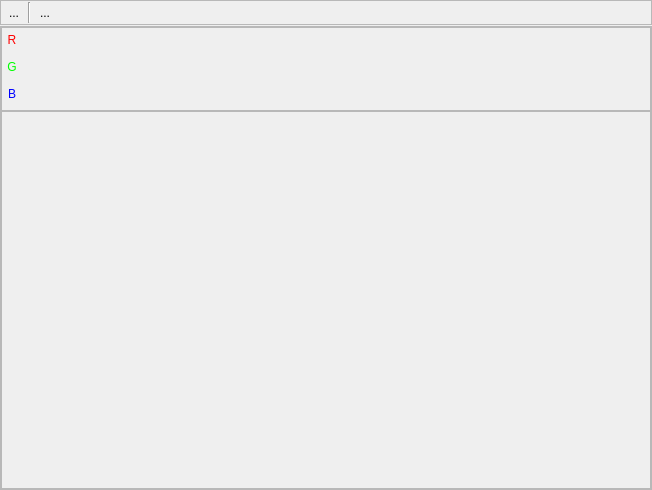
<?xml version="1.0" encoding="UTF-8"?>
<ui version="4.0">
 <class>ShWatchVector</class>
 <widget class="QWidget" name="ShWatchVector">
  <property name="geometry">
   <rect>
    <x>0</x>
    <y>0</y>
    <width>652</width>
    <height>490</height>
   </rect>
  </property>
  <property name="windowTitle">
   <string/>
  </property>
  <property name="windowIcon">
   <iconset resource="../../glslDevil.qrc">
    <normaloff>:/icons/icons/watch-icon_32.png</normaloff>:/icons/icons/watch-icon_32.png</iconset>
  </property>
  <layout class="QVBoxLayout">
   <property name="spacing">
    <number>1</number>
   </property>
   <property name="margin">
    <number>0</number>
   </property>
   <item>
    <widget class="QFrame" name="frame">
     <property name="maximumSize">
      <size>
       <width>16777215</width>
       <height>30</height>
      </size>
     </property>
     <property name="frameShape">
      <enum>QFrame::StyledPanel</enum>
     </property>
     <property name="frameShadow">
      <enum>QFrame::Raised</enum>
     </property>
     <layout class="QHBoxLayout">
      <property name="spacing">
       <number>2</number>
      </property>
      <property name="margin">
       <number>1</number>
      </property>
      <item>
       <widget class="QToolButton" name="tbShowMapping">
        <property name="toolTip">
         <string>Show Color Mapping</string>
        </property>
        <property name="text">
         <string>...</string>
        </property>
        <property name="icon">
         <iconset resource="../../glslDevil.qrc">
          <normaloff>:/icons/icons/watch-vector-mapping_32.png</normaloff>:/icons/icons/watch-vector-mapping_32.png</iconset>
        </property>
        <property name="checkable">
         <bool>true</bool>
        </property>
        <property name="checked">
         <bool>false</bool>
        </property>
        <property name="autoRaise">
         <bool>true</bool>
        </property>
       </widget>
      </item>
      <item>
       <widget class="Line" name="line">
        <property name="orientation">
         <enum>Qt::Vertical</enum>
        </property>
       </widget>
      </item>
      <item>
       <widget class="QToolButton" name="tbSaveImage">
        <property name="toolTip">
         <string>Save Image Data ...</string>
        </property>
        <property name="text">
         <string>...</string>
        </property>
        <property name="icon">
         <iconset resource="../../glslDevil.qrc">
          <normaloff>:/icons/icons/vector-view-save-as_32.png</normaloff>:/icons/icons/vector-view-save-as_32.png</iconset>
        </property>
        <property name="autoRaise">
         <bool>true</bool>
        </property>
       </widget>
      </item>
      <item>
       <spacer>
        <property name="orientation">
         <enum>Qt::Horizontal</enum>
        </property>
        <property name="sizeHint" stdset="0">
         <size>
          <width>40</width>
          <height>10</height>
         </size>
        </property>
       </spacer>
      </item>
     </layout>
    </widget>
   </item>
   <item>
    <widget class="QFrame" name="fContent">
     <property name="frameShape">
      <enum>QFrame::StyledPanel</enum>
     </property>
     <property name="frameShadow">
      <enum>QFrame::Raised</enum>
     </property>
     <layout class="QVBoxLayout" name="verticalLayout">
      <property name="spacing">
       <number>0</number>
      </property>
      <property name="margin">
       <number>0</number>
      </property>
      <item>
       <widget class="QFrame" name="fMapping">
        <property name="sizePolicy">
         <sizepolicy hsizetype="Preferred" vsizetype="Fixed">
          <horstretch>0</horstretch>
          <verstretch>0</verstretch>
         </sizepolicy>
        </property>
        <property name="maximumSize">
         <size>
          <width>16777215</width>
          <height>84</height>
         </size>
        </property>
        <property name="frameShape">
         <enum>QFrame::StyledPanel</enum>
        </property>
        <property name="frameShadow">
         <enum>QFrame::Raised</enum>
        </property>
        <layout class="QFormLayout" name="formLayout_2">
         <property name="fieldGrowthPolicy">
          <enum>QFormLayout::AllNonFixedFieldsGrow</enum>
         </property>
         <property name="horizontalSpacing">
          <number>0</number>
         </property>
         <property name="verticalSpacing">
          <number>0</number>
         </property>
         <property name="margin">
          <number>0</number>
         </property>
         <item row="4" column="0">
          <widget class="QLabel" name="label_3">
           <property name="minimumSize">
            <size>
             <width>20</width>
             <height>0</height>
            </size>
           </property>
           <property name="palette">
            <palette>
             <active>
              <colorrole role="WindowText">
               <brush brushstyle="SolidPattern">
                <color alpha="255">
                 <red>0</red>
                 <green>0</green>
                 <blue>255</blue>
                </color>
               </brush>
              </colorrole>
              <colorrole role="Text">
               <brush brushstyle="SolidPattern">
                <color alpha="255">
                 <red>0</red>
                 <green>0</green>
                 <blue>0</blue>
                </color>
               </brush>
              </colorrole>
              <colorrole role="ButtonText">
               <brush brushstyle="SolidPattern">
                <color alpha="255">
                 <red>0</red>
                 <green>0</green>
                 <blue>0</blue>
                </color>
               </brush>
              </colorrole>
             </active>
             <inactive>
              <colorrole role="WindowText">
               <brush brushstyle="SolidPattern">
                <color alpha="255">
                 <red>0</red>
                 <green>0</green>
                 <blue>255</blue>
                </color>
               </brush>
              </colorrole>
              <colorrole role="Text">
               <brush brushstyle="SolidPattern">
                <color alpha="255">
                 <red>0</red>
                 <green>0</green>
                 <blue>0</blue>
                </color>
               </brush>
              </colorrole>
              <colorrole role="ButtonText">
               <brush brushstyle="SolidPattern">
                <color alpha="255">
                 <red>0</red>
                 <green>0</green>
                 <blue>0</blue>
                </color>
               </brush>
              </colorrole>
             </inactive>
             <disabled>
              <colorrole role="WindowText">
               <brush brushstyle="SolidPattern">
                <color alpha="255">
                 <red>128</red>
                 <green>128</green>
                 <blue>128</blue>
                </color>
               </brush>
              </colorrole>
              <colorrole role="Text">
               <brush brushstyle="SolidPattern">
                <color alpha="255">
                 <red>199</red>
                 <green>199</green>
                 <blue>199</blue>
                </color>
               </brush>
              </colorrole>
              <colorrole role="ButtonText">
               <brush brushstyle="SolidPattern">
                <color alpha="255">
                 <red>128</red>
                 <green>128</green>
                 <blue>128</blue>
                </color>
               </brush>
              </colorrole>
             </disabled>
            </palette>
           </property>
           <property name="frameShape">
            <enum>QFrame::NoFrame</enum>
           </property>
           <property name="frameShadow">
            <enum>QFrame::Plain</enum>
           </property>
           <property name="text">
            <string>B</string>
           </property>
           <property name="alignment">
            <set>Qt::AlignCenter</set>
           </property>
          </widget>
         </item>
         <item row="2" column="0">
          <widget class="QLabel" name="label">
           <property name="minimumSize">
            <size>
             <width>20</width>
             <height>0</height>
            </size>
           </property>
           <property name="palette">
            <palette>
             <active>
              <colorrole role="WindowText">
               <brush brushstyle="SolidPattern">
                <color alpha="255">
                 <red>255</red>
                 <green>0</green>
                 <blue>0</blue>
                </color>
               </brush>
              </colorrole>
              <colorrole role="Text">
               <brush brushstyle="SolidPattern">
                <color alpha="255">
                 <red>0</red>
                 <green>0</green>
                 <blue>0</blue>
                </color>
               </brush>
              </colorrole>
              <colorrole role="ButtonText">
               <brush brushstyle="SolidPattern">
                <color alpha="255">
                 <red>0</red>
                 <green>0</green>
                 <blue>0</blue>
                </color>
               </brush>
              </colorrole>
             </active>
             <inactive>
              <colorrole role="WindowText">
               <brush brushstyle="SolidPattern">
                <color alpha="255">
                 <red>255</red>
                 <green>0</green>
                 <blue>0</blue>
                </color>
               </brush>
              </colorrole>
              <colorrole role="Text">
               <brush brushstyle="SolidPattern">
                <color alpha="255">
                 <red>0</red>
                 <green>0</green>
                 <blue>0</blue>
                </color>
               </brush>
              </colorrole>
              <colorrole role="ButtonText">
               <brush brushstyle="SolidPattern">
                <color alpha="255">
                 <red>0</red>
                 <green>0</green>
                 <blue>0</blue>
                </color>
               </brush>
              </colorrole>
             </inactive>
             <disabled>
              <colorrole role="WindowText">
               <brush brushstyle="SolidPattern">
                <color alpha="255">
                 <red>128</red>
                 <green>128</green>
                 <blue>128</blue>
                </color>
               </brush>
              </colorrole>
              <colorrole role="Text">
               <brush brushstyle="SolidPattern">
                <color alpha="255">
                 <red>199</red>
                 <green>199</green>
                 <blue>199</blue>
                </color>
               </brush>
              </colorrole>
              <colorrole role="ButtonText">
               <brush brushstyle="SolidPattern">
                <color alpha="255">
                 <red>128</red>
                 <green>128</green>
                 <blue>128</blue>
                </color>
               </brush>
              </colorrole>
             </disabled>
            </palette>
           </property>
           <property name="frameShape">
            <enum>QFrame::NoFrame</enum>
           </property>
           <property name="frameShadow">
            <enum>QFrame::Plain</enum>
           </property>
           <property name="text">
            <string>R</string>
           </property>
           <property name="alignment">
            <set>Qt::AlignCenter</set>
           </property>
          </widget>
         </item>
         <item row="2" column="1">
          <widget class="ShMappingWidgetFragment" name="MappingRed" native="true">
           <property name="minimumSize">
            <size>
             <width>400</width>
             <height>28</height>
            </size>
           </property>
           <layout class="QHBoxLayout" name="horizontalLayout_5">
            <property name="spacing">
             <number>0</number>
            </property>
            <property name="margin">
             <number>0</number>
            </property>
           </layout>
          </widget>
         </item>
         <item row="4" column="1">
          <widget class="ShMappingWidgetFragment" name="MappingBlue" native="true">
           <property name="minimumSize">
            <size>
             <width>400</width>
             <height>28</height>
            </size>
           </property>
           <layout class="QHBoxLayout" name="horizontalLayout_7">
            <property name="spacing">
             <number>0</number>
            </property>
            <property name="margin">
             <number>0</number>
            </property>
           </layout>
          </widget>
         </item>
         <item row="3" column="0">
          <widget class="QLabel" name="label_2">
           <property name="minimumSize">
            <size>
             <width>20</width>
             <height>0</height>
            </size>
           </property>
           <property name="palette">
            <palette>
             <active>
              <colorrole role="WindowText">
               <brush brushstyle="SolidPattern">
                <color alpha="255">
                 <red>0</red>
                 <green>255</green>
                 <blue>0</blue>
                </color>
               </brush>
              </colorrole>
              <colorrole role="Text">
               <brush brushstyle="SolidPattern">
                <color alpha="255">
                 <red>0</red>
                 <green>0</green>
                 <blue>0</blue>
                </color>
               </brush>
              </colorrole>
              <colorrole role="ButtonText">
               <brush brushstyle="SolidPattern">
                <color alpha="255">
                 <red>0</red>
                 <green>0</green>
                 <blue>0</blue>
                </color>
               </brush>
              </colorrole>
             </active>
             <inactive>
              <colorrole role="WindowText">
               <brush brushstyle="SolidPattern">
                <color alpha="255">
                 <red>0</red>
                 <green>255</green>
                 <blue>0</blue>
                </color>
               </brush>
              </colorrole>
              <colorrole role="Text">
               <brush brushstyle="SolidPattern">
                <color alpha="255">
                 <red>0</red>
                 <green>0</green>
                 <blue>0</blue>
                </color>
               </brush>
              </colorrole>
              <colorrole role="ButtonText">
               <brush brushstyle="SolidPattern">
                <color alpha="255">
                 <red>0</red>
                 <green>0</green>
                 <blue>0</blue>
                </color>
               </brush>
              </colorrole>
             </inactive>
             <disabled>
              <colorrole role="WindowText">
               <brush brushstyle="SolidPattern">
                <color alpha="255">
                 <red>128</red>
                 <green>128</green>
                 <blue>128</blue>
                </color>
               </brush>
              </colorrole>
              <colorrole role="Text">
               <brush brushstyle="SolidPattern">
                <color alpha="255">
                 <red>199</red>
                 <green>199</green>
                 <blue>199</blue>
                </color>
               </brush>
              </colorrole>
              <colorrole role="ButtonText">
               <brush brushstyle="SolidPattern">
                <color alpha="255">
                 <red>128</red>
                 <green>128</green>
                 <blue>128</blue>
                </color>
               </brush>
              </colorrole>
             </disabled>
            </palette>
           </property>
           <property name="frameShape">
            <enum>QFrame::NoFrame</enum>
           </property>
           <property name="frameShadow">
            <enum>QFrame::Plain</enum>
           </property>
           <property name="text">
            <string>G</string>
           </property>
           <property name="alignment">
            <set>Qt::AlignCenter</set>
           </property>
          </widget>
         </item>
         <item row="3" column="1">
          <widget class="ShMappingWidgetFragment" name="MappingGreen" native="true">
           <property name="minimumSize">
            <size>
             <width>400</width>
             <height>28</height>
            </size>
           </property>
           <layout class="QHBoxLayout" name="horizontalLayout_6">
            <property name="spacing">
             <number>0</number>
            </property>
            <property name="margin">
             <number>0</number>
            </property>
           </layout>
          </widget>
         </item>
        </layout>
       </widget>
      </item>
      <item>
       <widget class="QScrollArea" name="scrollArea">
        <property name="widgetResizable">
         <bool>true</bool>
        </property>
        <widget class="QWidget" name="scrollAreaWidgetContents">
         <property name="geometry">
          <rect>
           <x>0</x>
           <y>0</y>
           <width>644</width>
           <height>367</height>
          </rect>
         </property>
         <layout class="QVBoxLayout" name="verticalLayout_3">
          <property name="spacing">
           <number>0</number>
          </property>
          <property name="margin">
           <number>0</number>
          </property>
          <item>
           <widget class="ImageView" name="imageView">
            <property name="text">
             <string/>
            </property>
           </widget>
          </item>
         </layout>
        </widget>
       </widget>
      </item>
     </layout>
    </widget>
   </item>
  </layout>
 </widget>
 <customwidgets>
  <customwidget>
   <class>ImageView</class>
   <extends>QLabel</extends>
   <header>watch/imageview.h</header>
  </customwidget>
  <customwidget>
   <class>ShMappingWidgetFragment</class>
   <extends>QWidget</extends>
   <header>watch/shmappingwidget.h</header>
   <container>1</container>
  </customwidget>
 </customwidgets>
 <resources>
  <include location="../../glslDevil.qrc"/>
  <include location="../../glslDevil.qrc"/>
  <include location="../glslDevil.qrc"/>
 </resources>
 <connections>
  <connection>
   <sender>tbShowMapping</sender>
   <signal>toggled(bool)</signal>
   <receiver>fMapping</receiver>
   <slot>setShown(bool)</slot>
   <hints>
    <hint type="sourcelabel">
     <x>21</x>
     <y>12</y>
    </hint>
    <hint type="destinationlabel">
     <x>44</x>
     <y>41</y>
    </hint>
   </hints>
  </connection>
 </connections>
</ui>
